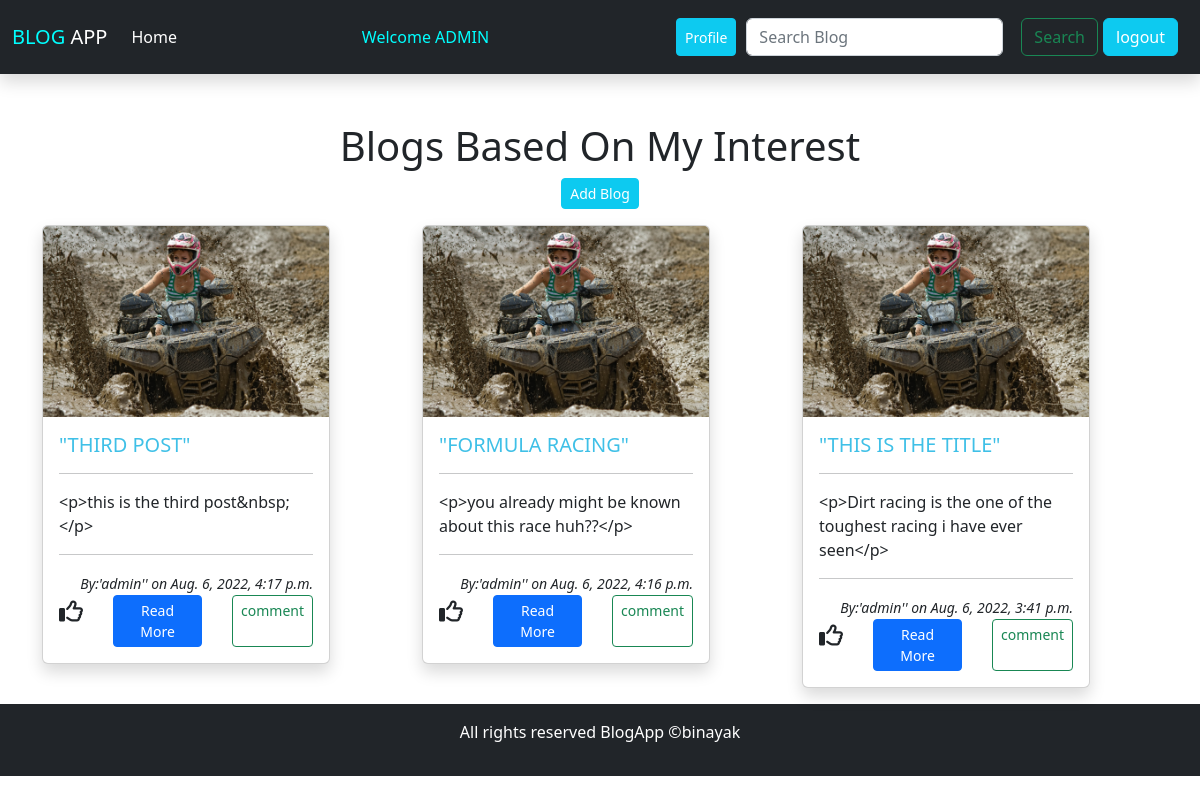
Before: / (signed in) with the older database file.
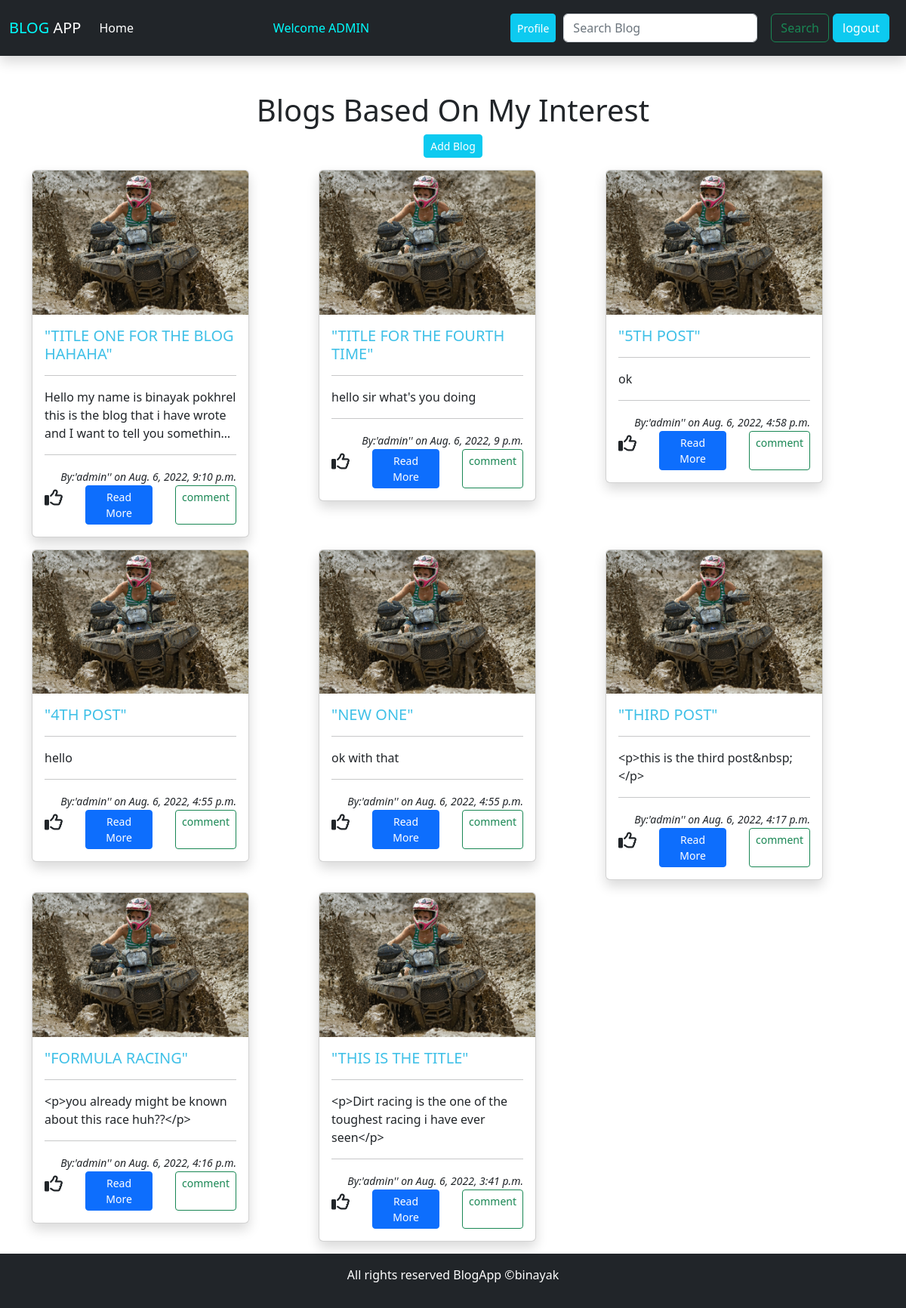
After: the same page with the newer database file.
### blog/models.py (models this page shows, shortened)
class BlogModel(models.Model):
    title = models.CharField(max_length=1000)
    content = FroalaField()
    author = models.ForeignKey(User, on_delete=models.CASCADE)
    slug = models.SlugField(max_length=1000, null=True, blank=True)
    image = models.ImageField(upload_to='blog/images') # media url paxi blog/images create garxa ra tes vitra store hunxa photos
    created_at = models.DateTimeField(auto_now_add=True)
    class Meta:
        ordering = ('-created_at',) #ordering the latestpost to the first by - reversing

### blog/views.py (the view)
# urls.py: path('', views.index, name="index"),
def index(request):
    if request.user.is_authenticated:
        posts = BlogModel.objects.all()
        return render(request, 'blog/index.html', {'posts': posts})
    else:
        return HttpResponseRedirect('/login/')

### blog/templates/blog/index.html
{% extends 'blog/base.html' %}
{%load static %}
{% block content %}
<div class="container mt-5">
    <center>
        <h1>Blogs Based On My Interest</h1>
        <button class="btn btn-sm btn-info ">
            <a href="{%url 'add-blog' %}" class="text-white" style="text-decoration:none;">Add Blog</a>
        </button>
    </center>
    <div class="row ">
        {% for Blog in posts %}
            <div class="col-4 mt-3">
                <div class="card shadow" style="width: 18rem;">
                    <img src="{% static 'blog/images/quad.jpg' %}" class="card-img-top" alt="...">
                    <div class="card-body">
                    <h5 class="card-title" style="text-transform:uppercase;color:rgb(63, 192, 231);">"{{Blog.title}}"</h5> <hr>
                    <p class="card-text">{{ Blog.content|truncatechars:100 }}</p> <hr>
                   <div class="d-flex justify-content-end">
                    <em><small>By:'{{Blog.author}}'' on {{Blog.created_at}}</small></em><br>
                   </div>
                    <div class="like" style="gap:30px;">
                        <span><i class="fa-regular fa-thumbs-up fa-xl mt-3"></i></span>
                        <a href="{%url 'detail-view' %}" class="btn btn-sm btn-primary">Read More</a>
                        <a href="#" class="btn btn-sm btn-outline-success">comment</a>
                    </div>
                    </div>
                </div>
            </div>
        {% endfor %}
    </div>
</div>
{% endblock %}

### blog/templates/blog/base.html (shortened to what this page needs)
<!DOCTYPE html>
{% load static %}
<html lang="en">
<head>
    <link rel="stylesheet" href="{%static 'blog/css/style.css' %}">
    <link rel="stylesheet" href="https://cdnjs.cloudflare.com/ajax/libs/font-awesome/6.1.2/css/all.min.css">
    <link href="https://cdn.jsdelivr.net/npm/bootstrap@5.2.0/dist/css/bootstrap.min.css" rel="stylesheet">
</head>
<body>
    <nav class="navbar navbar-expand-lg bg-dark shadow ">
        <div class="container-fluid">
          <a class="navbar-brand text-white" href="#"> <span style="color:aqua;">BLOG</span>  APP </a>
          <div class="collapse navbar-collapse" id="navbarSupportedContent">
            <ul class="navbar-nav me-auto mb-2 mb-lg-0">
              <li class="nav-item">
                <a class="nav-link active text-white" aria-current="page" href="/">Home</a>
              </li>
            </ul>
            <ul class="navbar-nav me-auto mb-2 mb-lg-0">
                <li class="nav-item">
                  <span style="color:aqua;"> Welcome <span style="text-transform:uppercase;">{{user.username}}</span></span>
                  </li>
              </ul>
            <form class="d-flex justify-content-evenly" role="search" style="padding:10px;">
              <div class="" style="display:flex;justify-content:space-evenly;gap:10px;">
                <button class="btn btn-sm btn-info"><a href="{%url 'profile' %}" class="text-white" style="text-decoration:none ;">Profile</a></button>
                <input class="form-control me-2" type="search" placeholder="Search Blog" aria-label="Search">
                <div class="" style="display:flex;gap:5px;">
                  <button class="btn btn-outline-success" type="submit">Search</button>
                <button class="btn btn-info"><a class="nav-link active text-white  " aria-current="page" href="{% url 'logout-user' %}">logout</a> </button>
                </div>
              </div>
            </form>
          </div>
        </div>
      </nav>
    {% block content%}
    {% endblock %}
    <footer class="bg-dark p-3 mt-3">
        <p class="text-center text-white">All rights reserved BlogApp &#169;binayak</p>
    </footer>
</body>
</html>

### blog/static/blog/css/style.css (style rules this page uses)
.like { display:flex; justify-content:center; gap:10px; }

Changed rows visible on the page:
added BlogModel: title "TITLE ONE FOR THE BLOG HAHAHA", content "Hello my name is binayak pokhrel this is the blog that i have wrote and I want to tell you somethin…", author "admin", created_at "Aug. 6, 2022, 9:10 p.m."
added BlogModel: title "TITLE FOR THE FOURTH TIME", content "hello sir what's you doing", author "admin", created_at "Aug. 6, 2022, 9 p.m."
added BlogModel: title "5TH POST", content "ok", author "admin", created_at "Aug. 6, 2022, 4:58 p.m."
added BlogModel: title "4TH POST", content "hello", author "admin", created_at "Aug. 6, 2022, 4:55 p.m."
added BlogModel: title "NEW ONE", content "ok with that", author "admin", created_at "Aug. 6, 2022, 4:55 p.m."
